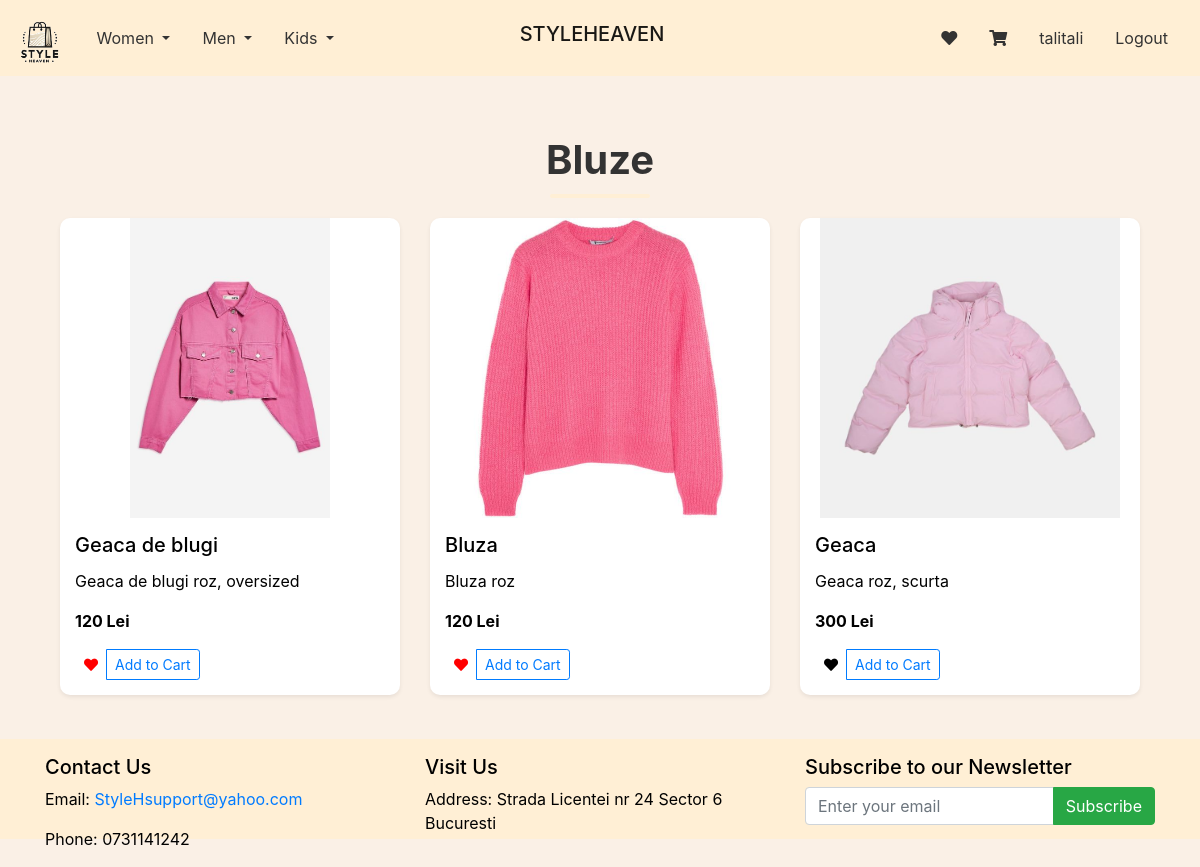
Screenshot of /subcategory/women/Bluze (signed in) with the database file from the repository.
### market/models.py (models this page shows, shortened)
class User(db.Model, UserMixin):
    id = db.Column(db.Integer(), primary_key=True)
    username = db.Column(db.String(length=30), nullable=False, unique=True)
    email_address = db.Column(db.String(length=50), nullable=False, unique=True)
    password_hash = db.Column(db.String(length=60), nullable=False)
    budget = db.Column(db.Integer(), nullable=False, default=1000)
    items = db.relationship('Item', backref='owned_user', lazy=True)
    favorites = db.relationship('Favorite', backref='user', lazy=True)
    @property
    def password(self):
        return self.password

class Item(db.Model):
    id = db.Column(db.Integer(), primary_key=True)
    name = db.Column(db.String(length=30), nullable=False, unique=True)
    price = db.Column(db.Integer(), nullable=False)
    barcode = db.Column(db.String(length=12), nullable=False, unique=True)
    description = db.Column(db.String(length=1024), nullable=False, unique=True)
    image_filename = db.Column(db.String(length=100), nullable=True)
    owner = db.Column(db.Integer(), db.ForeignKey('user.id'))
    category = db.Column(db.String(length=50), nullable=False, default='general')
    subcategory = db.Column(db.String(length=50), nullable=False, default='general')

### market/routes.py (the view)
@app.route('/subcategory/<category>/<subcategory>')
@login_required
def subcategory_page(category, subcategory):
    items = Item.query.filter_by(category=category, subcategory=subcategory).all()
    favorite_item_ids = [fav.product_id for fav in current_user.favorites]
    return render_template('subcategory.html', items=items, category=category, subcategory=subcategory, favorite_item_ids=favorite_item_ids)

### market/models.py (called while the page is built)
@login_manager.user_loader
def load_user(user_id):
    return User.query.get(int(user_id))

### market/templates/subcategory.html (shortened to what this page needs)
{% extends 'base.html' %}
{% block content %}
<div class="container mt-4">
    <h2 class="subcategory-title">{{ subcategory }}</h2>
    <div class="row">
        {% for item in items %}
        <div class="col-md-4">
            <div class="card mb-4 shadow-sm">
                <img src="{{ url_for('static', filename='img/' + item.image_filename) }}" class="card-img-top img-fluid product-img" alt="{{ item.name }}">
                <div class="card-body">
                    <h5 class="card-title">{{ item.name }}</h5>
                    <p class="card-text">{{ item.description }}</p>
                    <p class="card-text"><strong>{{ item.price }} Lei</strong></p>
                    <div class="d-flex justify-content-between align-items-center">
                        <div class="btn-group">
                            <form action="{{ url_for('toggle_favorite') }}" method="post">
                                <button type="submit" class="btn btn-sm favorite-btn {% if item.id in favorite_item_ids %}favorited{% endif %}">
                                    <i class="fa fa-heart"></i>
                                </button>
                            </form>
                            <button type="button" class="btn btn-sm btn-outline-primary" data-toggle="modal" data-target="#Modal-Cart-{{ item.id }}">Add to Cart</button>
                        </div>
                    </div>
                </div>
            </div>
        </div>
        {% endfor %}
    </div>
</div>
{% endblock %}

### market/templates/base.html (shortened to what this page needs)
<!DOCTYPE html>
<html lang="en">
<head>
    <link rel="stylesheet" href="https://stackpath.bootstrapcdn.com/bootstrap/4.5.2/css/bootstrap.min.css">
    <link rel="stylesheet" href="https://cdnjs.cloudflare.com/ajax/libs/font-awesome/5.15.1/css/all.min.css">
</head>
<body class="bg-light-creme text-black">
    <nav class="navbar navbar-expand-lg bg-peach navbar-light fixed-top">
        <a class="navbar-brand" href="{{ url_for('home_page') }}">
            <img src="{{ url_for('static', filename='img/logo.png') }}" alt="Logo" style="height: 50px;">
        </a>
        <div class="collapse navbar-collapse" id="navbarNavDropdown">
            <ul class="navbar-nav mr-auto">
                <li class="nav-item dropdown">
                    <a class="nav-link dropdown-toggle" href="#" id="womenDropdown" role="button" data-toggle="dropdown" aria-haspopup="true" aria-expanded="false">
                        Women
                    </a>
                </li>
                <li class="nav-item dropdown">
                    <a class="nav-link dropdown-toggle" href="#" id="menDropdown" role="button" data-toggle="dropdown" aria-haspopup="true" aria-expanded="false">
                        Men
                    </a>
                </li>
                <li class="nav-item dropdown">
                    <a class="nav-link dropdown-toggle" href="#" id="kidsDropdown" role="button" data-toggle="dropdown" aria-haspopup="true" aria-expanded="false">
                        Kids
                    </a>
                </li>
            </ul>
             <div class="navbar-nav navbar-nav-center">
                <h1 class="navbar-brand">STYLEHEAVEN</h1>
            </div>
            <ul class="navbar-nav ml-auto">
                {% if current_user.is_authenticated %}
                    <li class="nav-item">
                        <a class="nav-link" href="{{ url_for('favorite_page') }}"><i class="fas fa-heart"></i></a>
                    </li>
                    <li class="nav-item">
                        <a class="nav-link" href="{{ url_for('shopping_cart_page') }}"><i class="fas fa-shopping-cart"></i></a>
                    </li>
                    <li class="nav-item">
                        <a class="nav-link" href="#">{{ current_user.username }}</a>
                    </li>
                    <li class="nav-item">
                        <a class="nav-link" href="{{ url_for('logout_page') }}">Logout</a>
                    </li>
                {% else %}
                    <li class="nav-item">
                        <a class="nav-link" href="{{ url_for('login_page') }}">Login</a>
                    </li>
                {% endif %}
            </ul>
        </div>
    </nav>
    <div class="content-wrapper container mt-5 pt-5">
        {% block content %}
        {% endblock %}
    </div>
    <footer class="bg-peach text-black py-3">
        <div class="container">
            <div class="row">
                <div class="col-md-4">
                    <h5>Contact Us</h5>
                    <p>Email: <a href="mailto:StyleHsupport@yahoo.com">StyleHsupport@yahoo.com</a></p>
                    <p>Phone: 0731141242</p>
                </div>
                <div class="col-md-4">
                    <h5>Visit Us</h5>
                    <p>Address: Strada Licentei nr 24 Sector 6 Bucuresti</p>
                </div>
                <div class="col-md-4">
                    <h5>Subscribe to our Newsletter</h5>
                    <form action="{{ url_for('subscribe_newsletter') }}" method="POST">
                        <div class="input-group">
                            <input type="email" name="email" class="form-control" placeholder="Enter your email" required>
                            <div class="input-group-append">
                                <button class="btn btn-success" type="submit">Subscribe</button>
                            </div>
                        </div>
                    </form>
                </div>
            </div>
        </div>
    </footer>
</body>
</html>

### market/templates/base.html (style rules this page uses)
.navbar-nav .nav-item .nav-link { padding-right: 1rem; padding-left: 1rem; }
.bg-light-creme { background-color: #FAF0E6 !important; }
.bg-peach { background-color: #FFEFD5 !important; }
.text-black { color: black !important; }
.navbar-light .navbar-nav .nav-link { color: #333; }
.content-wrapper { flex: 1 0 auto; margin-bottom: 20px; }
footer { flex-shrink: 0; height: 100px; }
.navbar-nav-center { position: absolute; left: 50%; transform: translateX(-50%); }
body { display: flex; flex-direction: column; min-height: 100vh; }

### market/templates/subcategory.html (style rules this page uses)
.product-img { width: 100%; max-height: 300px; object-fit: contain; border-top-left-radius: 10px; border-top-right-radius: 10px; }
.card-body { padding: 15px; }
.card { border: none; border-radius: 10px; transition: transform 0.3s ease, box-shadow 0.3s ease; }
.favorite-btn.favorited .fa-heart { color: red; }
.favorite-btn .fa-heart { color: black; }
.subcategory-title { margin-top: 40px; margin-bottom: 20px; text-align: center; font-size: 2.5rem; font-weight: bold; color: #333; position: relative; }
.subcategory-title::after { content: ''; width: 100px; height: 4px; background-color: #FFEFD5; display: block; margin: 10px auto 0; border-radius: 2px; }

### rows the page displays
User: username "talitali"
Item: image_filename (picture), name "Geaca de blugi", description "Geaca de blugi roz, oversized", price "120"
Item: image_filename (picture), name "Bluza", description "Bluza roz", price "120"
Item: image_filename (picture), name "Geaca", description "Geaca roz, scurta", price "300"

### other values shown
{{ subcategory }} "Bluze"
